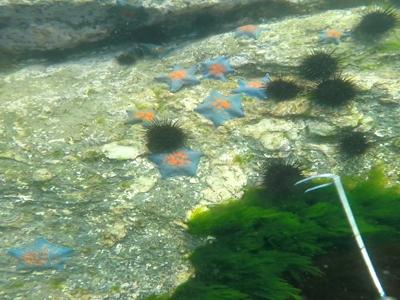
%> input picture RUIE_test/A_11.jpg, 400 x 300 px
$ octave --eval "result = saliency_detection(imread('A_11.jpg'));"   (GNU Octave 9; MATLAB toolbox functions it lacks are replaced by stand-ins)
%> lines starting %> are read from the running program, lines starting %| are printed output that depends on the picture
function sm = saliency_detection(img)
%
%---------------------------------------------------------
% Read image and blur it with a 3x3 or 5x5 Gaussian filter
%---------------------------------------------------------
%img = imread('input_image.jpg');%Provide input image path
gfrgb = imfilter(img, fspecial('gaussian', 3, 3), 'symmetric', 'conv');
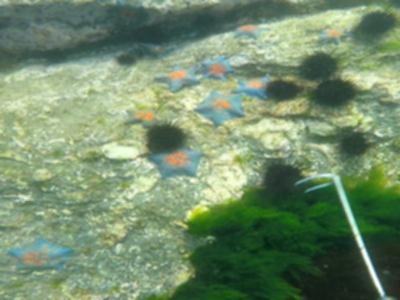
%> gfrgb: size 300x400x3 uint8; mean R, G, B 115.6, 140.5, 107.9; mean of the top-left, top-right, bottom-left and bottom-right quarters 136.9, 136.4, 139.3, 72.7
%---------------------------------------------------------
% Perform sRGB to CIE Lab color space conversion (using D65)
%---------------------------------------------------------
%cform = makecform('srgb2lab', 'whitepoint', whitepoint('d65'));
cform = makecform('srgb2lab');
lab = applycform(gfrgb,cform);
%> lab: size 300x400x3 uint8; mean of channels 1, 2, 3 140.6, 114.1, 142.4
%%lab = rgb_to_lab(gfrgb);
%---------------------------------------------------------
% Compute Lab average values
%---------------------------------------------------------
l = double(lab(:,:,1)); lm = mean(mean(l));
%> after `l = double(lab(:,:,1))`:
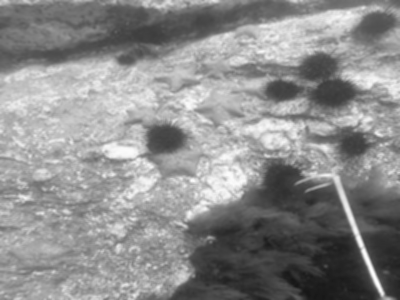
%> l: size 300x400 double; min 22, max 253, mean 140.6
%> after `lm = mean(mean(l))`: lm = 140.6
a = double(lab(:,:,2)); am = mean(mean(a));
%> after `a = double(lab(:,:,2))`:
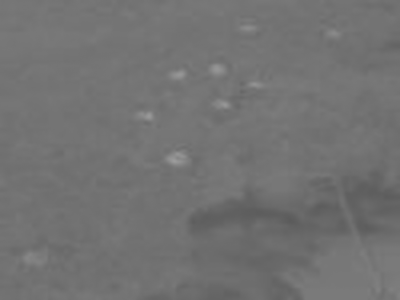
%> a: size 300x400 double; min 91, max 156, mean 114.1
%> after `am = mean(mean(a))`: am = 114.1
b = double(lab(:,:,3)); bm = mean(mean(b));
%> after `b = double(lab(:,:,3))`:
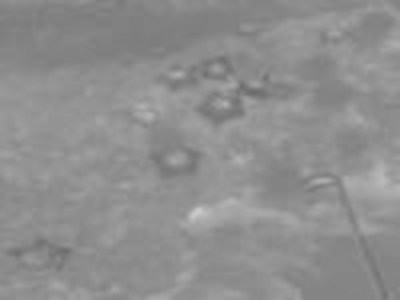
%> b: size 300x400 double; min 107, max 202, mean 142.4
%> after `bm = mean(mean(b))`: bm = 142.4
%---------------------------------------------------------
% Finally compute the saliency map and display it.
%---------------------------------------------------------
sm = (l-lm).^2 + (a-am).^2 + (b-bm).^2;
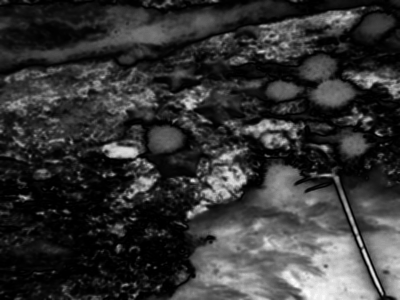
%> sm: size 300x400 double; min 0.32, max 14241.2, mean 2977.3; drawn with min black and max white

$ run again, on RUIE_test/A_12.jpg
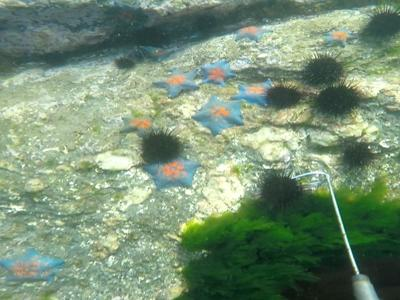
%> input picture RUIE_test/A_12.jpg, 400 x 300 px
%> lab: size 300x400x3 uint8; mean of channels 1, 2, 3 144.5, 115.3, 139.2
%> lm = 144.5
%> am = 115.3
%> in saliency_detection, `b = double(lab(:,:,3))`:
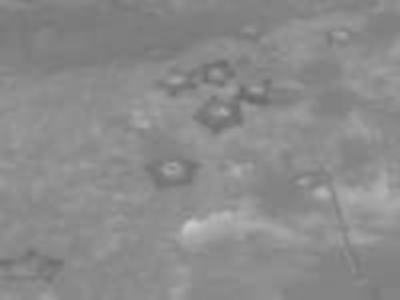
%> b: size 300x400 double; min 103, max 200, mean 139.2
%> bm = 139.2
%> in saliency_detection, `sm = (l-lm).^2 + (a-am).^2 + (b-bm).^2;`:
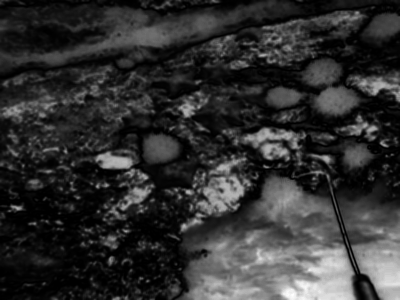
%> sm: size 300x400 double; min 0.371, max 16864, mean 3236.3; drawn with min black and max white

$ run again, on RUIE_test/A_14.jpg
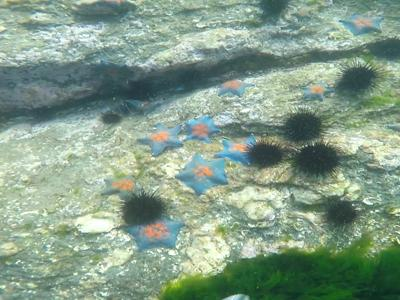
%> input picture RUIE_test/A_14.jpg, 400 x 300 px
%> lab: size 300x400x3 uint8; mean of channels 1, 2, 3 157.1, 116.4, 135.1
%> lm = 157.1
%> am = 116.4
%> in saliency_detection, `b = double(lab(:,:,3))`:
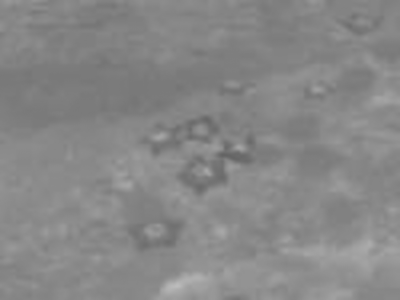
%> b: size 300x400 double; min 100, max 188, mean 135.1
%> bm = 135.1
%> in saliency_detection, `sm = (l-lm).^2 + (a-am).^2 + (b-bm).^2;`:
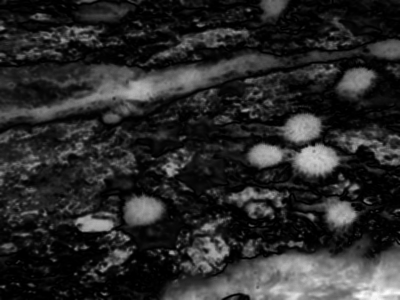
%> sm: size 300x400 double; min 0.215, max 13973.8, mean 2315.3; drawn with min black and max white

$ run again, on RUIE_test/A_16.jpg
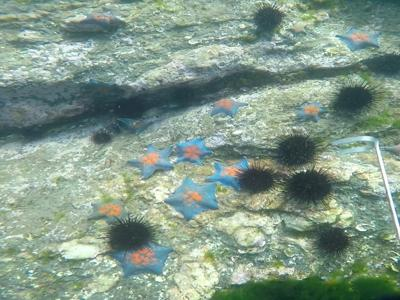
%> input picture RUIE_test/A_16.jpg, 400 x 300 px
%> lab: size 300x400x3 uint8; mean of channels 1, 2, 3 154.5, 117.7, 133.2
%> lm = 154.5
%> am = 117.7
%> in saliency_detection, `b = double(lab(:,:,3))`:
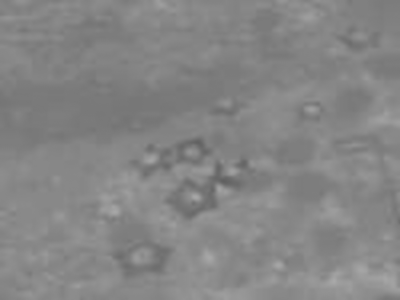
%> b: size 300x400 double; min 96, max 169, mean 133.2
%> bm = 133.2
%> in saliency_detection, `sm = (l-lm).^2 + (a-am).^2 + (b-bm).^2;`:
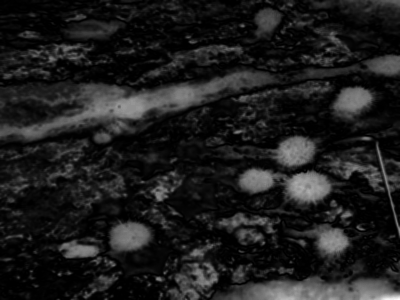
%> sm: size 300x400 double; min 0.341, max 17944.3, mean 2087.3; drawn with min black and max white
